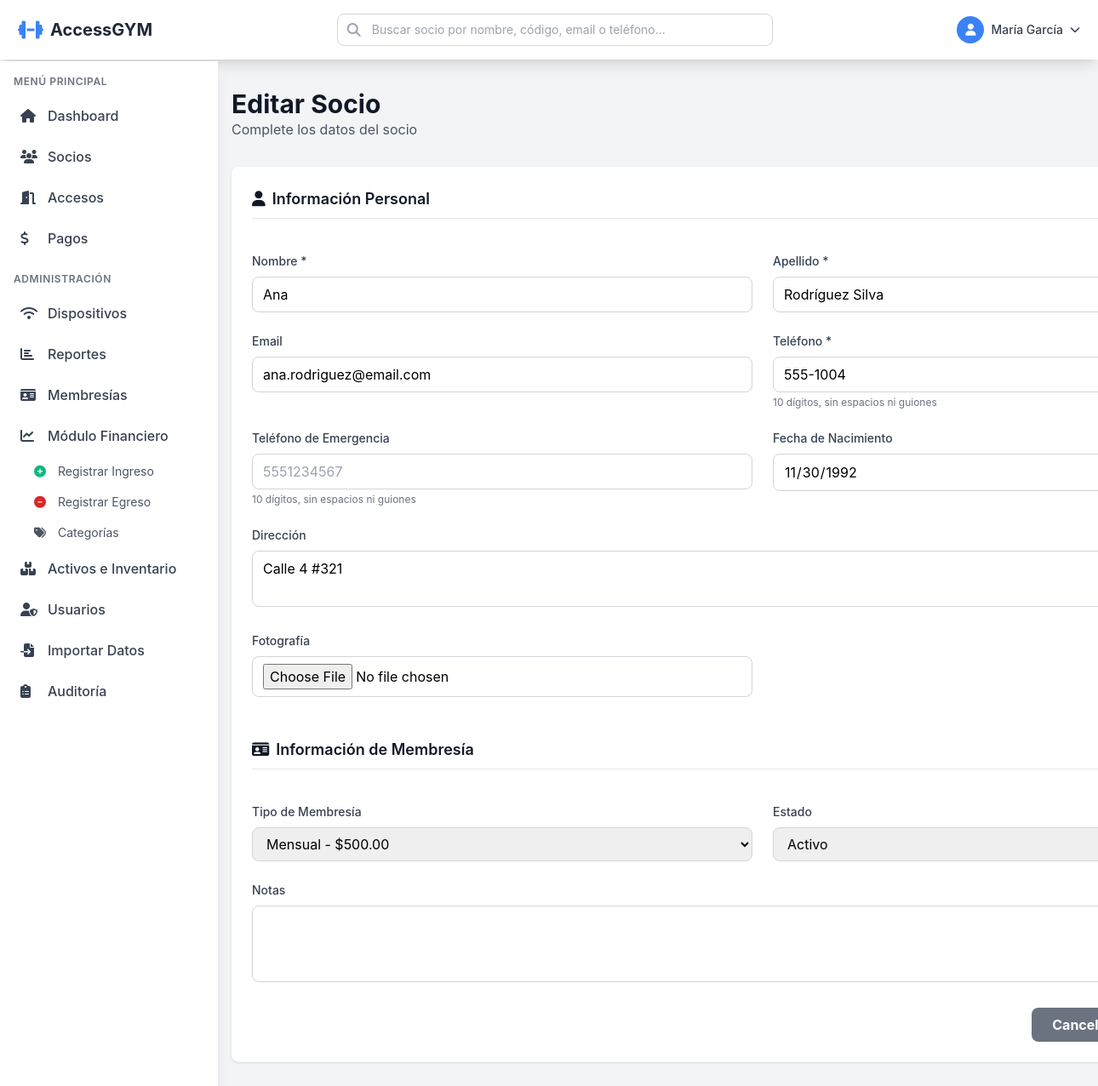
Page /socio_form.php?id=4 (signed in) on the committed database.
### tables this page shows
CREATE TABLE socios (
    id INT AUTO_INCREMENT PRIMARY KEY,
    codigo VARCHAR(20) UNIQUE NOT NULL,
    nombre VARCHAR(100) NOT NULL,
    apellido VARCHAR(100) NOT NULL,
    email VARCHAR(100),
    telefono VARCHAR(20) NOT NULL,
    telefono_emergencia VARCHAR(20),
    direccion TEXT,
    fecha_nacimiento DATE,
    foto VARCHAR(255),
    qr_code VARCHAR(255),
    sucursal_id INT NOT NULL,
    tipo_membresia_id INT,
    fecha_inicio DATE,
    fecha_vencimiento DATE,
    estado ENUM('activo', 'inactivo', 'suspendido', 'vencido') DEFAULT 'inactivo',
    notas TEXT,
    created_at TIMESTAMP DEFAULT CURRENT_TIMESTAMP,
    updated_at TIMESTAMP DEFAULT CURRENT_TIMESTAMP ON UPDATE CURRENT_TIMESTAMP,
    FOREIGN KEY (sucursal_id) REFERENCES sucursales(id) ON DELETE RESTRICT,
    FOREIGN KEY (tipo_membresia_id) REFERENCES tipos_membresia(id) ON DELETE SET NULL
);

CREATE TABLE tipos_membresia (
    id INT AUTO_INCREMENT PRIMARY KEY,
    nombre VARCHAR(50) NOT NULL,
    descripcion TEXT,
    duracion_dias INT NOT NULL,
    precio DECIMAL(10,2) NOT NULL,
    acceso_horario_inicio TIME,
    acceso_horario_fin TIME,
    dias_semana VARCHAR(50) DEFAULT '1,2,3,4,5,6,7',
    color VARCHAR(7) DEFAULT '#3B82F6',
    activo TINYINT(1) DEFAULT 1,
    created_at TIMESTAMP DEFAULT CURRENT_TIMESTAMP,
    updated_at TIMESTAMP DEFAULT CURRENT_TIMESTAMP ON UPDATE CURRENT_TIMESTAMP
);

### config/Database.php (called while the page is built, shortened)
<?php
class Database {
    private static $instance = null;
    private $connection;
    private function __construct() {
        try {
            $dsn = "mysql:host=" . DB_HOST . ";dbname=" . DB_NAME . ";charset=" . DB_CHARSET;
            $options = [
                PDO::ATTR_ERRMODE => PDO::ERRMODE_EXCEPTION,
                PDO::ATTR_DEFAULT_FETCH_MODE => PDO::FETCH_ASSOC,
                PDO::ATTR_EMULATE_PREPARES => false,
            ];
            $this->connection = new PDO($dsn, DB_USER, DB_PASS, $options);
        } catch (PDOException $e) {
            error_log("Database Connection Error: " . $e->getMessage());
            die("Error de conexión a la base de datos. Por favor, contacte al administrador.");
        }
    }
    public static function getInstance() {
        if (self::$instance === null) {
            self::$instance = new self();
        }
        return self::$instance;
    }
    public function getConnection() {
        return $this->connection;
    }
}

### app/models/Model.php (called while the page is built, shortened)
<?php
class Model {
    protected $db;
    protected $table;
    public function __construct() {
        $this->db = Database::getInstance()->getConnection();
    }
    public function find($id) {
        $stmt = $this->db->prepare("SELECT * FROM {$this->table} WHERE id = ?");
        $stmt->execute([$id]);
        return $stmt->fetch();
    }
    public function where($conditions, $params = []) {
        $sql = "SELECT * FROM {$this->table} WHERE {$conditions}";
        $stmt = $this->db->prepare($sql);
        $stmt->execute($params);
        return $stmt->fetchAll();
    }
}

### app/models/TipoMembresia.php (called while the page is built, shortened)
<?php
require_once __DIR__ . '/Model.php';
class TipoMembresia extends Model {
    public function getActive() {
        return $this->where('activo = 1', []);
    }
}

### public/socio_form.php (the view, shortened to what this page needs)
<?php
require_once __DIR__ . '/../app/models/TipoMembresia.php';
$socioModel = new Socio();
$tipoMembresiaModel = new TipoMembresia();
$isEdit = isset($_GET['id']) && !empty($_GET['id']);
$socioId = $isEdit ? (int)$_GET['id'] : null;
$socio = $isEdit ? $socioModel->find($socioId) : null;
$tiposMembresia = $tipoMembresiaModel->getActive();
$pageTitle = $isEdit ? 'Editar Socio' : 'Nuevo Socio';
?>
<!DOCTYPE html>
<html lang="es">
<head>
    <script src="https://cdn.tailwindcss.com"></script>
    <link rel="stylesheet" href="https://cdnjs.cloudflare.com/ajax/libs/font-awesome/6.4.0/css/all.min.css">
</head>
<body class="bg-gray-100">
    <?php include __DIR__ . '/../app/views/partials/navbar.php'; ?>
    <div class="container mx-auto px-4 py-8">
        <div class="mb-8 flex justify-between items-center">
            <div>
                <h1 class="text-3xl font-bold text-gray-900"><?php echo $pageTitle; ?></h1>
                <p class="text-gray-600">Complete los datos del socio</p>
            </div>
        </div>
        <form method="POST" enctype="multipart/form-data" class="bg-white rounded-lg shadow p-6">
            <div class="grid grid-cols-1 md:grid-cols-2 gap-6">
                <div class="col-span-2">
                    <h2 class="text-lg font-semibold text-gray-900 mb-4 border-b pb-2">
                        <i class="fas fa-user mr-2"></i>Información Personal
                    </h2>
                </div>
                <div>
                    <label class="block text-sm font-medium text-gray-700 mb-2">Nombre *</label>
                    <input type="text" name="nombre" required
                           value="<?php echo htmlspecialchars($socio['nombre'] ?? ''); ?>"
                           class="w-full px-3 py-2 border border-gray-300 rounded-md focus:outline-none focus:ring-blue-500 focus:border-blue-500">
                </div>
                <div>
                    <label class="block text-sm font-medium text-gray-700 mb-2">Apellido *</label>
                    <input type="text" name="apellido" required
                           value="<?php echo htmlspecialchars($socio['apellido'] ?? ''); ?>"
                           class="w-full px-3 py-2 border border-gray-300 rounded-md focus:outline-none focus:ring-blue-500 focus:border-blue-500">
                </div>
                <div>
                    <label class="block text-sm font-medium text-gray-700 mb-2">Email</label>
                    <input type="email" name="email"
                           value="<?php echo htmlspecialchars($socio['email'] ?? ''); ?>"
                           class="w-full px-3 py-2 border border-gray-300 rounded-md focus:outline-none focus:ring-blue-500 focus:border-blue-500">
                </div>
                <div>
                    <label class="block text-sm font-medium text-gray-700 mb-2">Teléfono *</label>
                    <input type="tel" name="telefono" required
                           value="<?php echo htmlspecialchars($socio['telefono'] ?? ''); ?>"
                           placeholder="5551234567"
                           maxlength="10"
                           pattern="[0-9]{10}"
                           class="w-full px-3 py-2 border border-gray-300 rounded-md focus:outline-none focus:ring-blue-500 focus:border-blue-500">
                    <p class="mt-1 text-xs text-gray-500">10 dígitos, sin espacios ni guiones</p>
                </div>
                <div>
                    <label class="block text-sm font-medium text-gray-700 mb-2">Teléfono de Emergencia</label>
                    <input type="tel" name="telefono_emergencia"
                           value="<?php echo htmlspecialchars($socio['telefono_emergencia'] ?? ''); ?>"
                           placeholder="5551234567"
                           maxlength="10"
                           pattern="[0-9]{10}"
                           class="w-full px-3 py-2 border border-gray-300 rounded-md focus:outline-none focus:ring-blue-500 focus:border-blue-500">
                    <p class="mt-1 text-xs text-gray-500">10 dígitos, sin espacios ni guiones</p>
                </div>
                <div>
                    <label class="block text-sm font-medium text-gray-700 mb-2">Fecha de Nacimiento</label>
                    <input type="date" name="fecha_nacimiento"
                           value="<?php echo htmlspecialchars($socio['fecha_nacimiento'] ?? ''); ?>"
                           class="w-full px-3 py-2 border border-gray-300 rounded-md focus:outline-none focus:ring-blue-500 focus:border-blue-500">
                </div>
                <div class="col-span-2">
                    <label class="block text-sm font-medium text-gray-700 mb-2">Dirección</label>
                    <textarea name="direccion" rows="2"
                              class="w-full px-3 py-2 border border-gray-300 rounded-md focus:outline-none focus:ring-blue-500 focus:border-blue-500"><?php echo htmlspecialchars($socio['direccion'] ?? ''); ?></textarea>
                </div>
                <div>
                    <label class="block text-sm font-medium text-gray-700 mb-2">Fotografía</label>
                    <input type="file" name="foto" accept="image/*"
                           class="w-full px-3 py-2 border border-gray-300 rounded-md focus:outline-none focus:ring-blue-500 focus:border-blue-500">
                </div>
                <div class="col-span-2 mt-6">
                    <h2 class="text-lg font-semibold text-gray-900 mb-4 border-b pb-2">
                        <i class="fas fa-id-card mr-2"></i>Información de Membresía
                    </h2>
                </div>
                <div>
                    <label class="block text-sm font-medium text-gray-700 mb-2">Tipo de Membresía</label>
                    <select name="tipo_membresia_id"
                            class="w-full px-3 py-2 border border-gray-300 rounded-md focus:outline-none focus:ring-blue-500 focus:border-blue-500">
                        <?php foreach ($tiposMembresia as $tipo): ?>
                            <option value="<?php echo $tipo['id']; ?>"
                                    <?php echo ($socio['tipo_membresia_id'] ?? '') == $tipo['id'] ? 'selected' : ''; ?>>
                                <?php echo htmlspecialchars($tipo['nombre']); ?> - <?php echo formatMoney($tipo['precio']); ?>
                            </option>
                        <?php endforeach; ?>
                    </select>
                </div>
                <div>
                    <label class="block text-sm font-medium text-gray-700 mb-2">Estado</label>
                    <select name="estado"
                            class="w-full px-3 py-2 border border-gray-300 rounded-md focus:outline-none focus:ring-blue-500 focus:border-blue-500">
                        <option value="activo" <?php echo ($socio['estado'] ?? 'inactivo') == 'activo' ? 'selected' : ''; ?>>Activo</option>
                    </select>
                </div>
                <div class="col-span-2">
                    <label class="block text-sm font-medium text-gray-700 mb-2">Notas</label>
                    <textarea name="notas" rows="3"
                              class="w-full px-3 py-2 border border-gray-300 rounded-md focus:outline-none focus:ring-blue-500 focus:border-blue-500"><?php echo htmlspecialchars($socio['notas'] ?? ''); ?></textarea>
                </div>
            </div>
            <div class="mt-6 flex justify-end space-x-3">
                <a href="socios.php" class="bg-gray-500 hover:bg-gray-600 text-white font-bold py-2 px-6 rounded">
                    Cancelar
                </a>
            </div>
        </form>
    </div>
</body>
</html>

### app/views/partials/navbar.php (style rules this page uses)
body { padding-top: 4.5rem; }
@media (min-width: 1024px) { body > div.container, body > .container { margin-left: 16rem; } }

### rows in the picture
socios: nombre "Ana", apellido "Rodríguez Silva", email "ana.rodriguez@email.com", telefono "555-1004", fecha_nacimiento "11/30/1992", direccion "Calle 4 #321", tipo_membresia_id "Mensual - $500.00", estado "Activo"

### other values in the picture
APP_NAME "AccessGYM"
$user['nombre'] "María García"
$pageTitle "Editar Socio"
